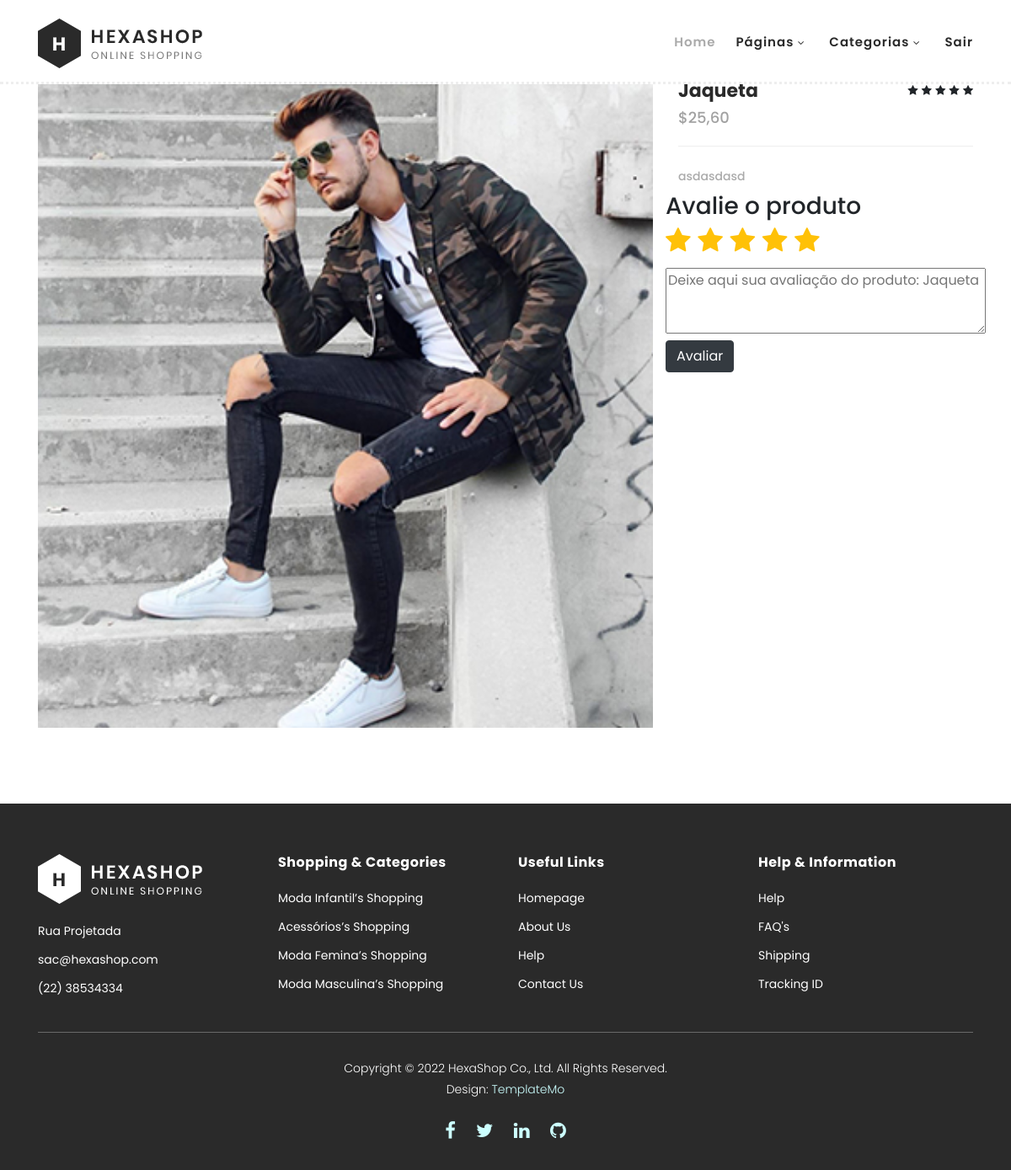
The app's page /avaliar/1 (signed in) with its own data.
### core/models.py (models this page shows, shortened)
class Product(models.Model):
    product_name = models.CharField(max_length = 30, verbose_name='Produto')
    product_description = models.CharField(max_length = 60, verbose_name='Descrição')
    product_price = models.DecimalField(max_digits=7, decimal_places=2, verbose_name='Preço')
    product_status = models.BooleanField(verbose_name='Disponível')
    product_image = models.ImageField(null=True, verbose_name='Imagem')
    product_netweight = models.DecimalField(max_digits=7, decimal_places=2, verbose_name="Peso líquido (em Kg):")
    product_weight = models.DecimalField(max_digits=7, decimal_places=2, verbose_name="Peso bruto (em Kg):")
    product_height = models.DecimalField(max_digits=7, decimal_places=2, verbose_name="Altura (em cm):")
    product_width = models.DecimalField(max_digits=7, decimal_places=2, verbose_name="Largura (em cm):")
    product_length = models.DecimalField(max_digits=7, decimal_places=2, verbose_name="Profundidade (em cm):")
    class Meta:
        verbose_name= 'Produto'
        verbose_name_plural = 'Produtos'
        ordering = ['product_name']

class Category(models.Model):
    category_name = models.CharField(max_length = 30, verbose_name='Categoria')
    category_description = models.CharField(max_length = 60, verbose_name='Descrição')
    category_breve = models.CharField(max_length = 45, blank=True, null=True, verbose_name='Descrição breve')
    category_image = models.ImageField(null=True, verbose_name='Imagem')
    class Meta:
        verbose_name= 'Categoria'
        verbose_name_plural = 'Categorias'
        ordering = ['category_name']

### core/views.py (the view, shortened to what this page needs)
# urls.py: path("avaliar/<int:pk>", views.avaliar_view, name="confirmar/"),
@login_required(login_url='/login/')
def avaliar_view(request, pk):
    context = dados_nav(request)
    product = Product.objects.get(pk=pk)
    context.setdefault('product', product)
    user_id = int(request.user.id)
    cliente = Customer.objects.get(pk=user_id)
    obj = Evaluation.objects.get(product_id = product, customer_id = cliente )
    if obj:
        context.setdefault('nota', obj.nota)
        context.setdefault('avaliacao', obj.avaliacao)
    else:
        context.setdefault('nota', 5)
        context.setdefault('avaliacao', '')
    return render(request, 'avaliar.html',context )

### core/views.py (called while the page is built)
def dados_nav(request):
    categorias = Category.objects.all()
    carrinho = request.session.get('cart', {})
    qtd_prod = 0
    if len(carrinho):
        for item in carrinho.values():
            qtd_prod += int(item['quantidade'])
    aux = []
    for i in categorias:
        aux.append(i)
    if aux:
        if len(aux) < 5:
            num = len(aux)
        else:
            num = 5
        rodape = sample(aux,num)
    else:
        rodape = []
    context = {'categorias': categorias,
               'qtd_prod': qtd_prod,
               'dados': dados,
               'rodape': rodape }
    return context

### core/templates/avaliar.html (shortened to what this page needs)
{% extends 'base.html' %}
{% load static %}
{% block content %}
    <section class="section" id="product" style="padding-top: 15px;">
        <form method="POST" action="../avaliar/{{ product.pk }}">
            <div class="container">
                <div class="row">
                    <div class="col-lg-8">
                    <div class="left-images">
                        <img src="{{product.product_image.url }}" alt="">
                    </div>
                </div>
                <div class="col-lg-4">
                    <div class="right-content">
                        <h4><input type="hidden" name='product_name' value="{{ product.product_name|safe }}">{{ product.product_name }}</h4>
                        <span class="price">$<input type="hidden" name='product_price' value={{ product.product_price }}>{{ product.product_price }}</span>
                        <ul class="stars">
                            <li><i class="fa fa-star"></i></li>
                            <li><i class="fa fa-star"></i></li>
                            <li><i class="fa fa-star"></i></li>
                            <li><i class="fa fa-star"></i></li>
                            <li><i class="fa fa-star"></i></li>
                        </ul>
                        <span>{{ product.product_description }}</span>
                    </div>
                    <div class="row mt-2">
                        <div id="rating-container">
                        <h3>Avalie o produto</h3>
                        <div id="star-container">
                            <span class="star filled"><i class="fa fa-star"></i></span>
                            <span class="star filled"><i class="fa fa-star"></i></span>
                            <span class="star filled"><i class="fa fa-star"></i></span>
                            <span class="star filled"><i class="fa fa-star"></i></span>
                            <span class="star filled"><i class="fa fa-star"></i></span>
                        </div>
                    </div>
                    </div>
                    <div class="row mt-2">
                        <textarea name="avaliacao" placeholder="Deixe aqui sua avaliação do produto: {{ product.product_name }}" rows="3" cols="30"></textarea>
                    </div>
                    <div class="row mt-2">
                        <input type="submit" class="btn btn-dark" value="Avaliar">
                    </div>
                </div>
            </div>
        </form>
    </section>
{% endblock %}

### core/templates/base.html (shortened to what this page needs)
<!DOCTYPE html>
<html lang="en">
  <head>
    {% load static %}
    <link rel="stylesheet" type="text/css" href="{% static 'css/bootstrap.min.css' %}">
    <link rel="stylesheet" type="text/css" href="{% static 'css/font-awesome.css' %}">
    <link rel="stylesheet" href="{% static 'css/templatemo-hexashop.css' %}">
    <link rel="stylesheet" href="{% static 'css/owl-carousel.css' %}">
    <link rel="stylesheet" href="{% static 'css/lightbox.css' %}">
    </head>
    <body>
    <header class="header-area header-sticky">
        <div class="container">
            <div class="row">
                <div class="col-12">
                    <nav class="main-nav">
                        <a href="/" class="logo">
                            <img src="{% static 'images/logo.png' %}">
                        </a>
                        <ul class="nav">
                            <li class="scroll-to-section"><a href="/#top" class="active">Home</a></li>
                            <li class="submenu">
                                <a href="javascript:;">Páginas</a>
                            </li>
                            <li class="submenu">
                                <a href="javascript:;">Categorias</a>
                            </li>
                            {% if user.is_authenticated %}
                              <li class="scroll-to-section"><a href="{% url 'logout/' %}">Sair</a></li>
                            {% else %}
                              <li><a href="../login">Login</a></li>
                            {% endif %}
                        </ul>
                    </nav>
                </div>
            </div>
        </div>
    </header>
    {% block content %}
    {% endblock content %}
        <footer>
          <div class="container">
              <div class="row">
                  <div class="col-lg-3">
                      <div class="first-item">
                          <div class="logo">
                              <img src="{% static 'images/white-logo.png' %}" alt="hexashop ecommerce templatemo">
                          </div>
                          <ul>
                              <li><a href="#">{{ dados.loja_end }}</a></li>
                              <li><a href="mailto:{{ dados.loja_email }}">{{ dados.loja_email }}</a></li>
                              <li><a href="#">{{ dados.loja_tel }}</a></li>
                          </ul>
                      </div>
                  </div>
                  <div class="col-lg-3">
                      <h4>Shopping &amp; Categories</h4>
                      <ul>
                        {% for r in rodape %}
                          <li><a href="../category/{{ r.id|safe }}">{{r.category_name|safe}}’s Shopping</a></li>
                        {% endfor %}
                      </ul>
                  </div>
                  <div class="col-lg-3">
                      <h4>Useful Links</h4>
                      <ul>
                          <li><a href="/">Homepage</a></li>
                          <li><a href="#">About Us</a></li>
                          <li><a href="#">Help</a></li>
                          <li><a href="#">Contact Us</a></li>
                      </ul>
                  </div>
                  <div class="col-lg-3">
                      <h4>Help &amp; Information</h4>
                      <ul>
                          <li><a href="#">Help</a></li>
                          <li><a href="#">FAQ's</a></li>
                          <li><a href="#">Shipping</a></li>
                          <li><a href="#">Tracking ID</a></li>
                      </ul>
                  </div>
                  <div class="col-lg-12">
                      <div class="under-footer">
                          <p>Copyright © 2022 HexaShop Co., Ltd. All Rights Reserved.
                          <br>Design: <a href="https://templatemo.com/tm-571-hexashop" target="_parent" title="free css templates">TemplateMo</a></p>
                          <ul>
                              <li><a href="#"><i class="fa fa-facebook"></i></a></li>
                              <li><a href="#"><i class="fa fa-twitter"></i></a></li>
                              <li><a href="http://www.linkedin.com/in/allan-da-silva-borges"><i class="fa fa-linkedin"></i></a></li>
                              <li><a href="https://github.com/AllanSBorges"><i class="fa fa-github"></i></a></li>
                          </ul>
                      </div>
                  </div>
              </div>
          </div>
      </footer>
  </body>
</html>

### core/templates/avaliar.html (style rules this page uses)
#star-container { font-size: 2em; }
.star { color: #ddd; cursor: pointer; }
.star.filled { color: #ffc107; }

### records on screen
Product: product_image (picture), product_name "Jaqueta", product_price "25,60", product_description "asdasdasd", avaliacao "Deixe aqui sua avaliação do produto: Jaqueta"
Category: category_name "Moda Infantil"
Category: category_name "Acessórios"
Category: category_name "Moda Femina"
Category: category_name "Moda Masculina"

### other values on screen
{{ dados.loja_end }} "Rua Projetada"
{{ dados.loja_email }} "sac@hexashop.com"
{{ dados.loja_tel }} "(22) 38534334"
